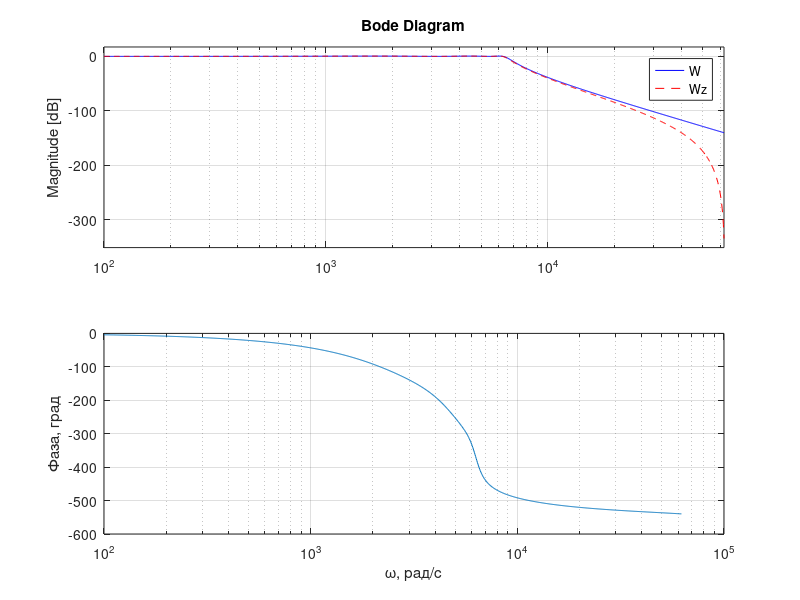

This figure's MATLAB source:
T  = 5e-5;                                  % период квантования, с
s  = tf('s');                               % переменная s
W1 = 0.9441 / (1.6134e-7*s^2 + 5.8761e-4*s + 1);
W2 = 1      / (4.2937e-8*s^2 + 1.1447e-4*s + 1);
W3 = 1      / (2.4759e-8*s^2 + 2.4159e-5*s + 1);
W  = W1 * W2 * W3;                          % фильтр целиком
Wz1 = c2d(W1, T, 'tustin');
Wz2 = c2d(W2, T, 'tustin');
Wz3 = c2d(W3, T, 'tustin');
Wz  = Wz1 * Wz2 * Wz3;               % цифровой фильтр целиком

[num1, den1] = tfdata(Wz1, 'v');     % коэффициенты первого звена
[num2, den2] = tfdata(Wz2, 'v');
[num3, den3] = tfdata(Wz3, 'v');
w = logspace(2, log10(0.99*pi/T), 1000);   % рад/с, до Найквиста
figure;
bode(W, 'b-', Wz, 'r--', w);   % непрерывный и цифровой
grid on;
legend('Непрерывный', 'Цифровой');
lam = (2/T) * tan(w*T/2);   % псевдочастота
[mag, ph] = bode(W, lam);   % непрерывный фильтр на lam
ph = squeeze(ph);
semilogx(w, ph); grid on;   % по оси x – реальная частота w
xlabel('\omega, рад/с'); ylabel('Фаза, град');
[num, den] = tfdata(Wz, 'v');   % коэффициенты при z^6 ... z^0
